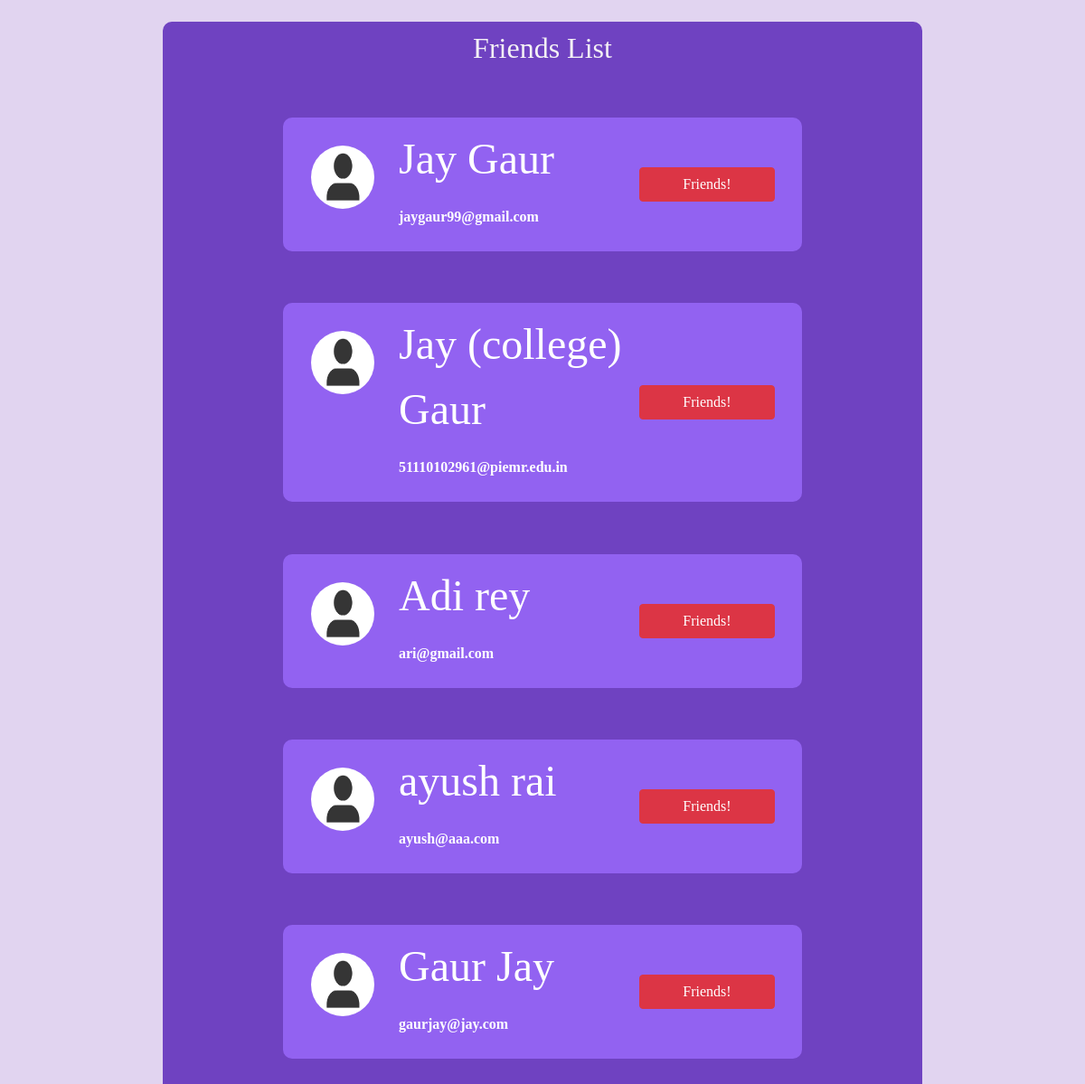
The app's page /friend_list/ (signed in) with its own data.
### main/models.py (models this page shows, shortened)
class User(AbstractBaseUser, PermissionsMixin):
    email = models.EmailField(max_length=255, unique=True)
    fname = models.CharField(max_length=255)
    lname = models.CharField(max_length=255)
    dob = models.DateField()
    profile_pic = models.ImageField(upload_to='profile_pic/%Y/%m/%d/', default='images/default_profile_pic.png')
    is_active = models.BooleanField(default=True)
    is_staff = models.BooleanField(default=False)
    otp = models.IntegerField(blank=True, null=True)
    friends = models.ManyToManyField("User", blank=True)
    objects = UserProfileManager()
    USERNAME_FIELD = 'email'
    REQUIRED_FIELDS = ['fname', 'lname', 'dob']
    def get_full_name(self):
        return self.fname + " " + self.lname
    def __str__(self):
        return self.email

### main/views.py (the view)
# urls.py: path('friend_list/', friend_list, name='friend_list'),
@login_required
def friend_list(request):
    user_db = User.objects.get(email=request.user)
    all_friends = user_db.friends.all()
    return render(request, 'main/current_friends.html', {
        'all_friends': all_friends
    })

### main/templates/main/current_friends.html (shortened to what this page needs)
{% extends 'base.html' %}
{% load static %}
{% block css_file %}
<link rel="stylesheet" href="{% static 'chat_room/results.css' %}">
{% endblock %}
{% block body %}
    <div id='wrapper' class='container justify-content-center'>
        <h2>Friends List</h2>
        {% for friends in all_friends %}
            <div class="friend-wrapper">
                <div class="img">
                    <img src="/media/{{ friends.profile_pic }}" alt="">
                </div>
                <div class='left'>
                    <div class="one"><p>{{ friends.get_full_name }}</p></div>
                    <p>
                        <strong>{{ friends.email }}</strong>
                    </p>
                </div>
                <div class='right'>
                    <a class='btn btn-danger' href="{% url 'main:send_friend_request' userID=user.id %}">Friends!</a>
                </div>
            </div>
        {% endfor %}
    </div>
{% endblock %}

### template/base.html (shortened to what this page needs)
<!doctype html>
<html lang="en">
  <head>
      <link rel="stylesheet" href="https://stackpath.bootstrapcdn.com/bootstrap/4.5.2/css/bootstrap.min.css">
      <link href="https://cdn.jsdelivr.net/npm/bootstrap@5.0.1/dist/css/bootstrap.min.css" rel="stylesheet"
>
      <link rel="stylesheet" href="https://unpkg.com/@trevoreyre/autocomplete-js/dist/style.css" />
      {% block css_file %}{% endblock %}
  </head>
  <body>
    {% block body %}  {% endblock %}
  </body>
</html>

### chat_room/Static/chat_room/results.css (style rules this page uses)
* { font-family: serif; margin: 0; padding: 0; }
h2 { color: #34105c; }
body { background-color: #e1d4f0; color: #34105c; }
#wrapper { box-sizing: border-box; background-color: #6f42c1; margin: 2% auto; width: 70%; padding: 10px; border-radius: 10px; color: #ffffff; }
#wrapper h2 { text-align: center; color:rgb(243, 240, 245); }
.friend-wrapper { background-color: #9262f1; margin: 7% 15%; width: 70%; padding: 10px; border-radius: 10px; color: #ffffff; display: flex; }
.left { margin-left: 3rem; }
.right { margin-left: auto; margin-right: 20px; display: flex; flex-direction: column; justify-content: center; align-items: center; }
.one { font-size: 3rem; }
img { width: 70px; height: 70px; border-radius: 50%; margin: 30%; }
a { width: 150px; }

### records on screen
User: profile_pic (placeholder picture), get_full_name "Jay Gaur", email "jaygaur99@gmail.com"
User: profile_pic (placeholder picture), get_full_name "Jay (college) Gaur", email "51110102961@piemr.edu.in"
User: profile_pic (placeholder picture), get_full_name "Adi rey", email "ari@gmail.com"
User: profile_pic (placeholder picture), get_full_name "ayush rai", email "ayush@aaa.com"
User: profile_pic (placeholder picture), get_full_name "Gaur Jay", email "gaurjay@jay.com"
